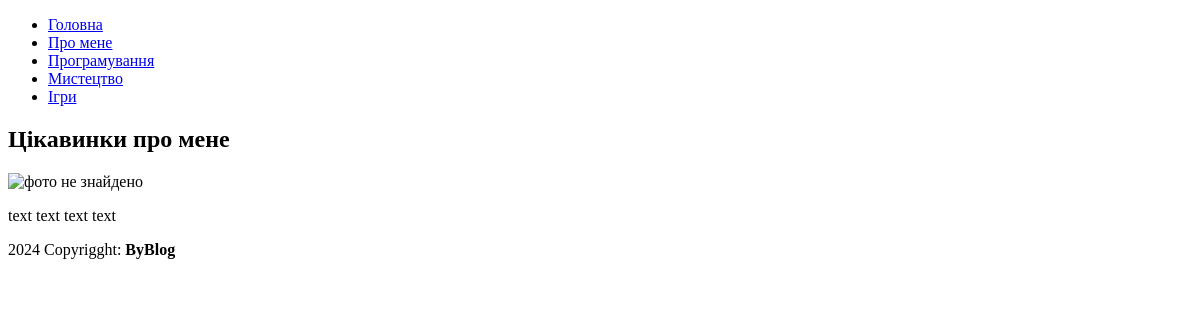
Before: /about with the older database file.
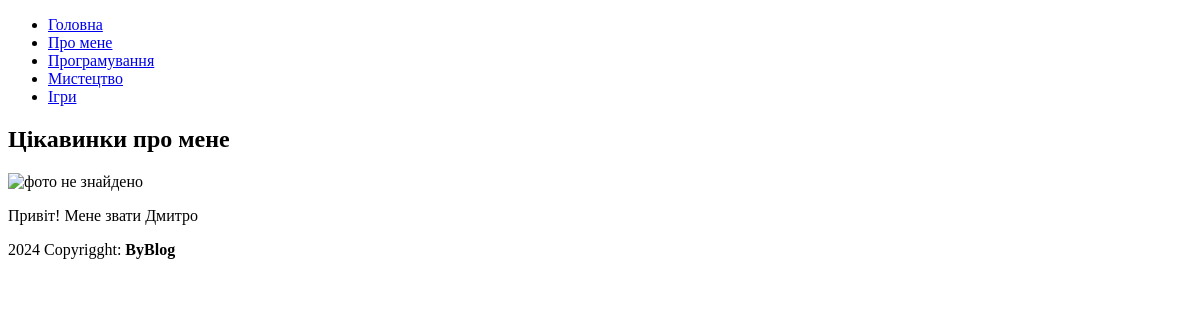
After: the same page with the newer database file.
### tables this page shows
CREATE TABLE user (
	user_id INTEGER PRIMARY KEY AUTOINCREMENT,
	name TEXT,
	image TEXT,
	login TEXT,
	password TEXT,
	description_short TEXT,
	description TEXT
);

### main.py (the view)
@app.route("/about")
def about():
    user = db.getUser()
    print(user)
    return render_template("about.html", user=user)

### db_scripts.py (called while the page is built)
def open():
    global connectioin,cursor
    connectioin = sqlite3.connect(db_name)
    cursor = connectioin.cursor()

def close():
    cursor.close()
    connectioin.close()

def getUser():
    open()
    cursor.execute('''SELECT * FROM user''')
    user = cursor.fetchone()
    close()
    return user

### templates/about.html
{% extends "index.html" %}
{%block content%}
<h2>Цікавинки про мене</h2>
<img src="..." alt="фото не знайдено" width="500px" height="500px">
<p>
    {{user[6]}}
</p>
{%endblock%}

### templates/index.html (shortened to what this page needs)
<!DOCTYPE html>
<html lang="en">
<head>
</head>
<body>
    {% include "menu.html" %}
    <main>
        {% block content%}
        {% endblock %}
    </main>
    {% include "footer.html" %}
</body>
</html>

### templates/menu.html
<header>
    <nav>
        <ul>
            <li>
                <a href="/">Головна</a>
            </li>
            <li>
                <a href="/about">Про мене</a>
            </li>
            <li>
                <a href="/post/category/programming">Програмування</a>
            </li>
            <li>
                <a href="/post/category/art">Мистецтво</a>
            </li>
            <li>
                <a href="/post/category/games">Ігри</a>
            </li>
        </ul>
    </nav>
</header>

### templates/footer.html
<footer>
    <p>2024 Copyrigght: <b>ByBlog</b> </p>
</footer>

Changed rows visible on the page:
changed user: description "text text text text" → "Привіт! Мене звати Дмитро"
